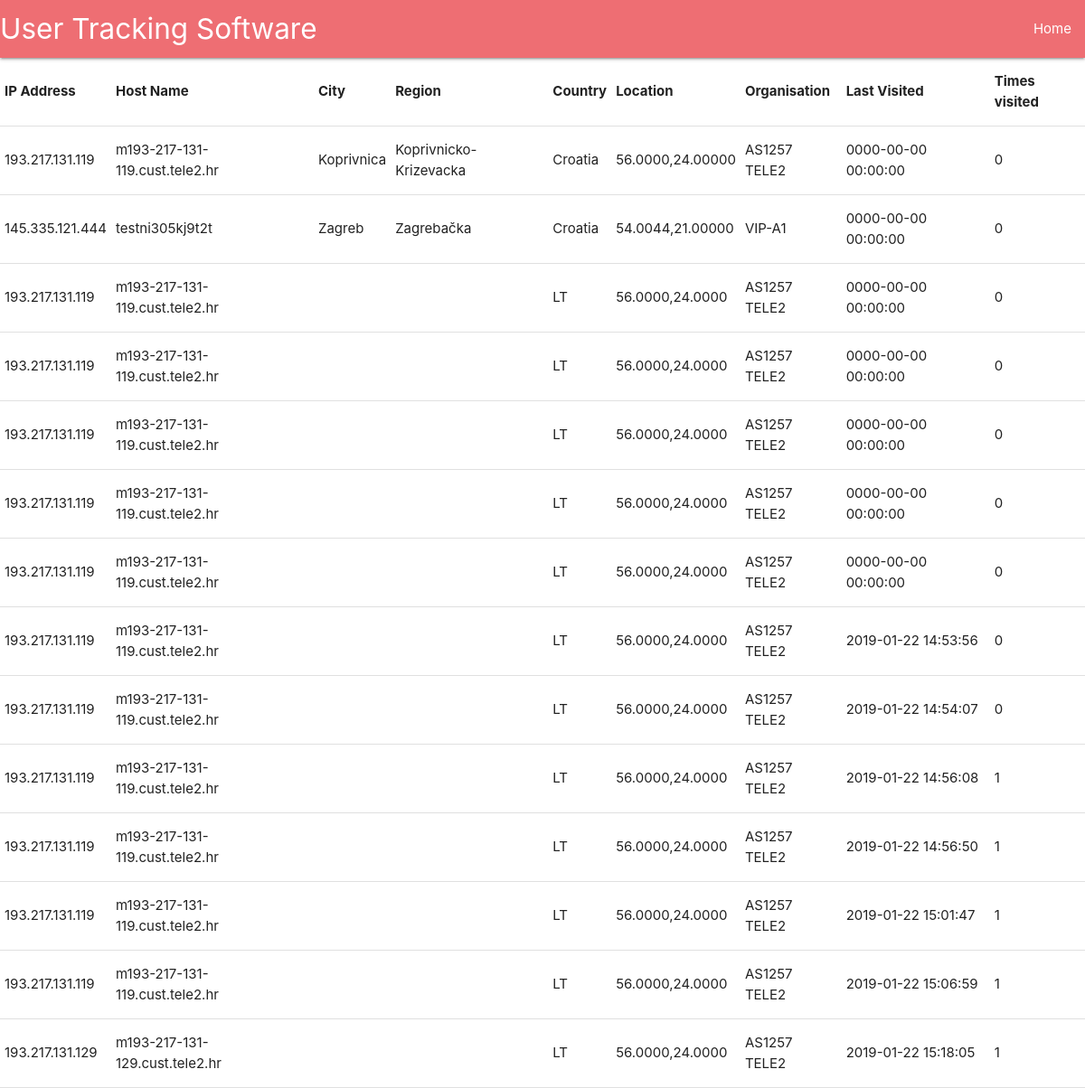
The app's page /admin.php with its own data.
### tables this page shows
CREATE TABLE `activities` (
  `ip` varchar(100) NOT NULL,
  `hostname` varchar(100) NOT NULL,
  `city` varchar(100) NOT NULL,
  `region` varchar(100) NOT NULL,
  `country` varchar(100) NOT NULL,
  `location` varchar(100) NOT NULL,
  `organisation` varchar(100) NOT NULL,
  `last_visited` datetime NOT NULL,
  `times_visited` int(50) NOT NULL
);

### db/connection.php (called while the page is built, shortened)
<?php
class Database {
    public function connect() {
        $this->servername = 'localhost';
        $this->username   = 'root';
        $this->password   = '';
        $this->dbname     = 'user_tracker_db';
        $this->charset    = 'utf8mb4';
        try {
            $dsn = "mysql:host=".$this->servername.";dbname=".$this->dbname.";charset=".$this->charset;
            $pdo = new PDO($dsn, $this->username, $this->password);
            $pdo->setAttribute(PDO::ATTR_ERRMODE, PDO::ERRMODE_EXCEPTION);
            return $pdo;
        } catch(PDOException $e) {
            echo "Connection failed due to: " .$e->getMessage();
        }
    }
}

### db/activity.php (called while the page is built, shortened)
<?php
class Activity extends Database {
    public function getAllActivites() {
        $stmt = $this->connect()->query("SELECT * FROM activities");
        while($row = $stmt->fetch()) {
            $row = array_map('stripslashes', $row);
            $push[] = $row;
        }
        return $push;
    }
}
?>

### admin.php (the view, shortened to what this page needs)
<?php
    include_once 'db/connection.php';
    include_once 'db/activity.php';
?>
<!DOCTYPE html>
<html lang="en">
<head>
    <link rel="stylesheet" href="https://cdnjs.cloudflare.com/ajax/libs/materialize/1.0.0/css/materialize.min.css">
</head>
<body>
    <nav>
        <div class="nav-wrapper">
            <a href="#" class="brand-logo">User Tracking Software</a>
            <ul id="nav-mobile" class="right hide-on-med-and-down">
                <li><a href="index.php">Home</a></li>
            </ul>
        </div>
    </nav>
    <table>
        <thead>
          <tr>
              <th>IP Address</th>
              <th>Host Name</th>
              <th>City</th>
              <th>Region</th>
              <th>Country</th>
              <th>Location</th>
              <th>Organisation</th>
              <th>Last Visited</th>
              <th>Times visited</th>
          </tr>
        </thead>
        <?php
            $obj = new Activity();
            $acts = $obj->getAllActivites();
            foreach($acts as $act) {
                echo "<tr>";
                    echo "<td>".$act['ip']."</td>";
                    echo "<td>".$act['hostname']."</td>";
                    echo "<td>".$act['city']."</td>";
                    echo "<td>".$act['region']."</td>";
                    echo "<td>".$act['country']."</td>";
                    echo "<td>".$act['location']."</td>";
                    echo "<td>".$act['organisation']."</td>";
                    echo "<td>".$act['last_visited']."</td>";
                    echo "<td>".$act['times_visited']."</td>";
                echo "</tr>";
            }
        ?>
    </table>
</body>
</html>

### records on screen
activities: ip "193.217.131.119", hostname "m193-217-131-119.cust.tele2.hr", city "Koprivnica", region "Koprivnicko-Krizevacka", country "Croatia", location "56.0000,24.00000", organisation "AS1257 TELE2", last_visited "0000-00-00 00:00:00", times_visited "0"
activities: ip "145.335.121.444", hostname "testni305kj9t2t", city "Zagreb", region "Zagrebačka", country "Croatia", location "54.0044,21.00000", organisation "VIP-A1", last_visited "0000-00-00 00:00:00", times_visited "0"
activities: ip "193.217.131.119", hostname "m193-217-131-119.cust.tele2.hr", country "LT", location "56.0000,24.0000", organisation "AS1257 TELE2", last_visited "0000-00-00 00:00:00", times_visited "0"
activities: ip "193.217.131.119", hostname "m193-217-131-119.cust.tele2.hr", country "LT", location "56.0000,24.0000", organisation "AS1257 TELE2", last_visited "0000-00-00 00:00:00", times_visited "0"
activities: ip "193.217.131.119", hostname "m193-217-131-119.cust.tele2.hr", country "LT", location "56.0000,24.0000", organisation "AS1257 TELE2", last_visited "0000-00-00 00:00:00", times_visited "0"
activities: ip "193.217.131.119", hostname "m193-217-131-119.cust.tele2.hr", country "LT", location "56.0000,24.0000", organisation "AS1257 TELE2", last_visited "0000-00-00 00:00:00", times_visited "0"
activities: ip "193.217.131.119", hostname "m193-217-131-119.cust.tele2.hr", country "LT", location "56.0000,24.0000", organisation "AS1257 TELE2", last_visited "0000-00-00 00:00:00", times_visited "0"
activities: ip "193.217.131.119", hostname "m193-217-131-119.cust.tele2.hr", country "LT", location "56.0000,24.0000", organisation "AS1257 TELE2", last_visited "2019-01-22 14:53:56", times_visited "0"
activities: ip "193.217.131.119", hostname "m193-217-131-119.cust.tele2.hr", country "LT", location "56.0000,24.0000", organisation "AS1257 TELE2", last_visited "2019-01-22 14:54:07", times_visited "0"
activities: ip "193.217.131.119", hostname "m193-217-131-119.cust.tele2.hr", country "LT", location "56.0000,24.0000", organisation "AS1257 TELE2", last_visited "2019-01-22 14:56:08", times_visited "1"
activities: ip "193.217.131.119", hostname "m193-217-131-119.cust.tele2.hr", country "LT", location "56.0000,24.0000", organisation "AS1257 TELE2", last_visited "2019-01-22 14:56:50", times_visited "1"
activities: ip "193.217.131.119", hostname "m193-217-131-119.cust.tele2.hr", country "LT", location "56.0000,24.0000", organisation "AS1257 TELE2", last_visited "2019-01-22 15:01:47", times_visited "1"
activities: ip "193.217.131.119", hostname "m193-217-131-119.cust.tele2.hr", country "LT", location "56.0000,24.0000", organisation "AS1257 TELE2", last_visited "2019-01-22 15:06:59", times_visited "1"
activities: ip "193.217.131.129", hostname "m193-217-131-129.cust.tele2.hr", country "LT", location "56.0000,24.0000", organisation "AS1257 TELE2", last_visited "2019-01-22 15:18:05", times_visited "1"
